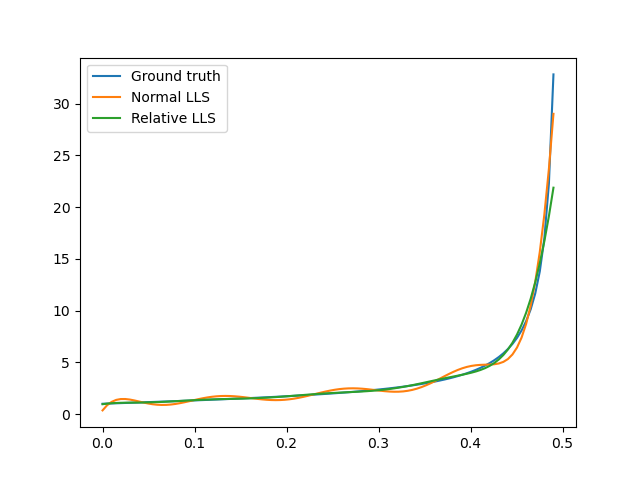

This figure's Python source:
from localreg import RBFnet
from localreg.metrics import rms_error, rms_rel_error
from frmt import print_table
import matplotlib.pyplot as plt
import numpy as np

x = np.linspace(0,0.49,100)
y = np.tan(np.pi*x)+1

net = RBFnet()

net.train(x, y, radius=1)
y_hat0 = net.predict(x)

net.train(x, y, radius=1, relative=True)
y_hat1 = net.predict(x)

print_table(
    [[''            , 'RMSE'              , 'RMSRE'                  ],
     ['Normal LLS'  , rms_error(y, y_hat0), rms_rel_error(y , y_hat0)],
     ['Relative LLS', rms_error(y, y_hat1), rms_rel_error(y , y_hat1)]]
)

plt.figure()
plt.plot(x, y, label='Ground truth')
plt.plot(x, y_hat0, label='Normal LLS')
plt.plot(x, y_hat1, label='Relative LLS')
plt.legend()
plt.show()
